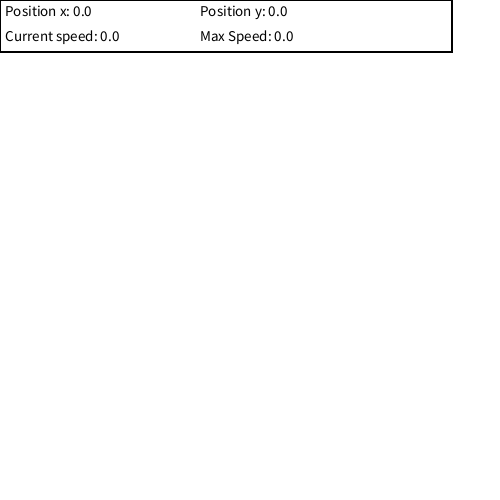
Frame 1 (no input)
Frame 60 (the mouse pressed at the canvas centre just before this capture): identical to frame 1, image omitted
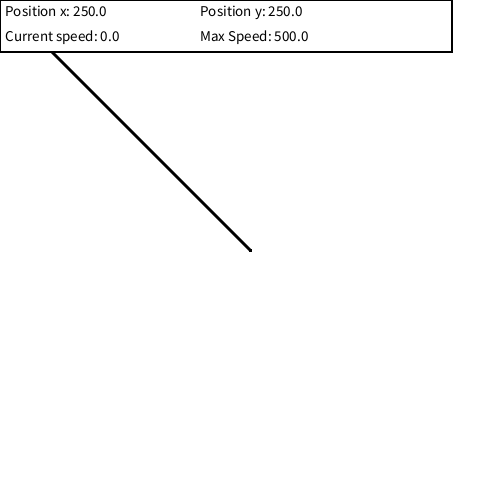
Frame 120 (the mouse held since frame 60 and released just before this capture)

The Processing sketch that drew these frames (run headless with seeded random() and noise(); from frame 60 on, the mouse is pressed at the canvas centre):

// Processing sketch: MouseTrack
// ── MouseTrack.pde
//variable initialization
float maxSpeed=0;
boolean displayLines = Boolean.FALSE;

void setup() {
  size(500, 500);
  background(255);
  textAlign(LEFT, TOP);
  textSize(15);
  strokeWeight(3);  
}

void draw() {
    stroke(0);
  
    // Draw a line from previous mouse location to current mouse location.
    fill(255);
    line(pmouseX, pmouseY, mouseX, mouseY);
    
    //speed(pmouseX, pmouseY, mouseX, mouseY);
    float x1=pmouseX;
    float y1=pmouseY;
    float x2=mouseX;
    float y2=mouseY;
    
   float speedMain = abs(x2-x1) + abs(y2-y1);
   if(maxSpeed<speedMain){
        maxSpeed=speedMain;
      }
   String textInfo = ("Current speed "+speedMain+" Max Speed "+maxSpeed);
   println(textInfo);
   int i=0;
    
   
   while (i < width) {
     rect(1, 1, 450, 50);
     noStroke();
     fill(0);
      
     text("Position x: "+x1, 5, 5);
     text("Position y: "+y1, 200, 5);
     text("Current speed: "+speedMain, 5, 30);
     text("Max Speed: "+maxSpeed, 200, 30);
     fill(255);
     i += 10;
  }
}


void mousePressed() {
  println("mouse pressed");
  
  if(displayLines==Boolean.FALSE){
    line(pmouseX, pmouseY, mouseX, mouseY);
    displayLines=Boolean.TRUE;
  }else{
    clearScreen();
  }
}


void clearScreen(){
  background(255);
}

/*float speed(float x1,float y1,float x2, float y2){
 float speedMain = abs(x2-x1) + abs(y2-y1);
 String textInfo = ("This is the speed"+speedMain);
 println(textInfo);
 int i=0;
 
  while (i < width) {
    noStroke();
    fill(0);
 text ("Mouse: " + mouseX + ", " + mouseY, width-100, 30);
 text("This is the speed"+speedMain, 5, 5);

    i += 10;
  }
 
 
}*/
